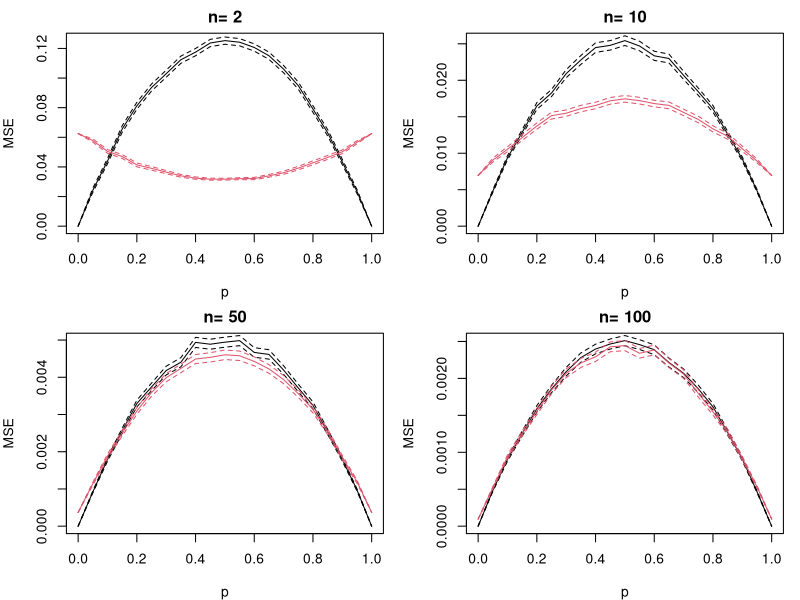
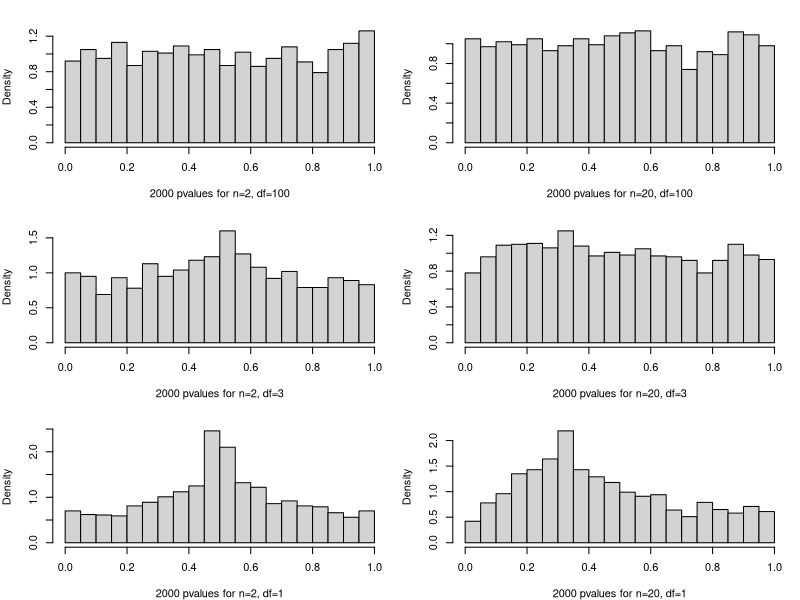
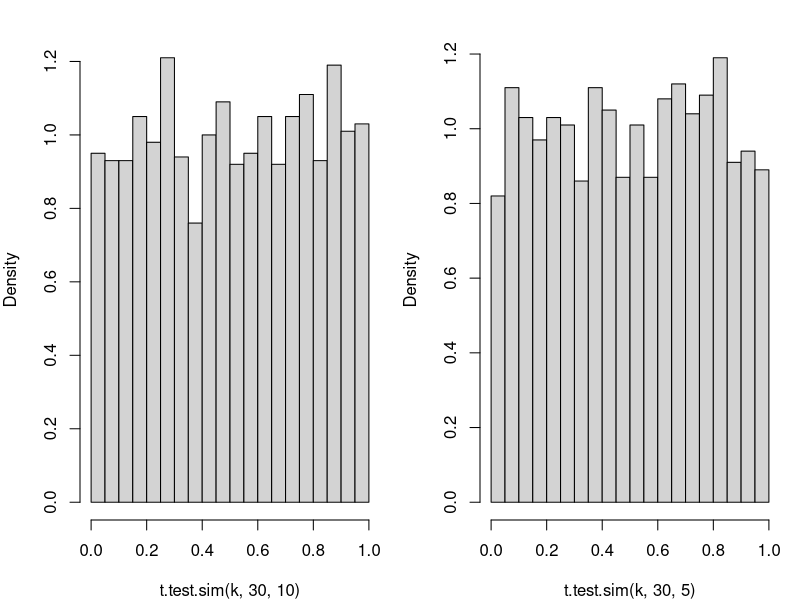
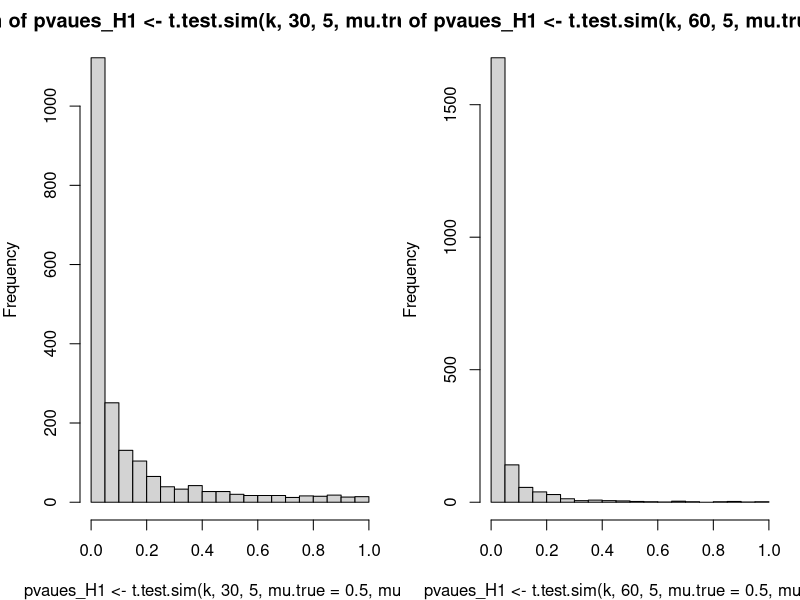
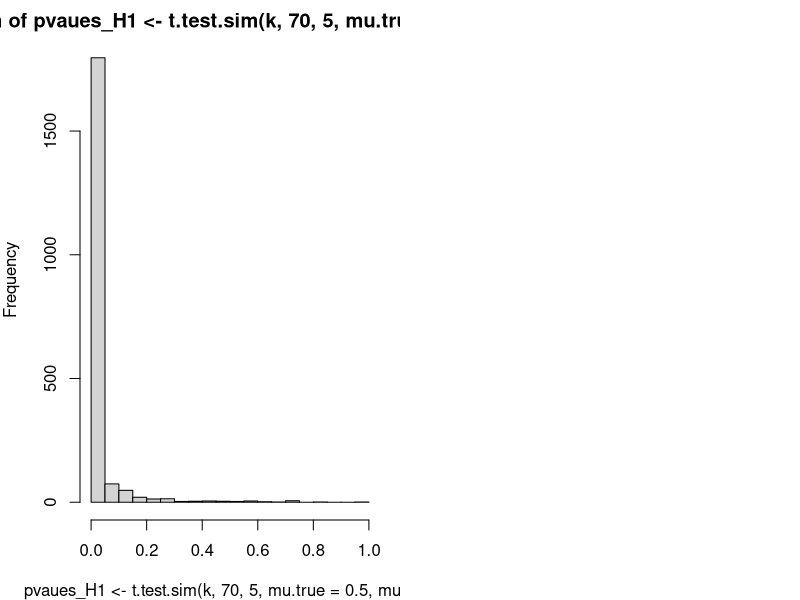
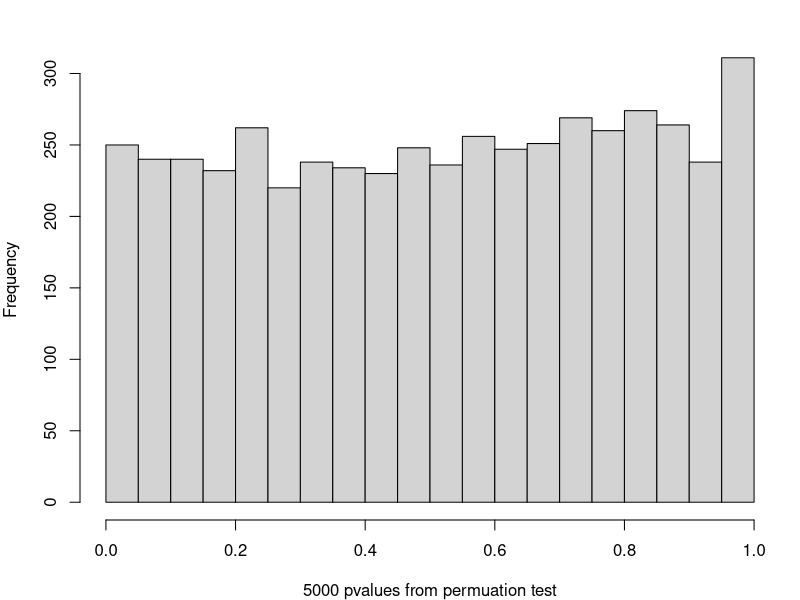
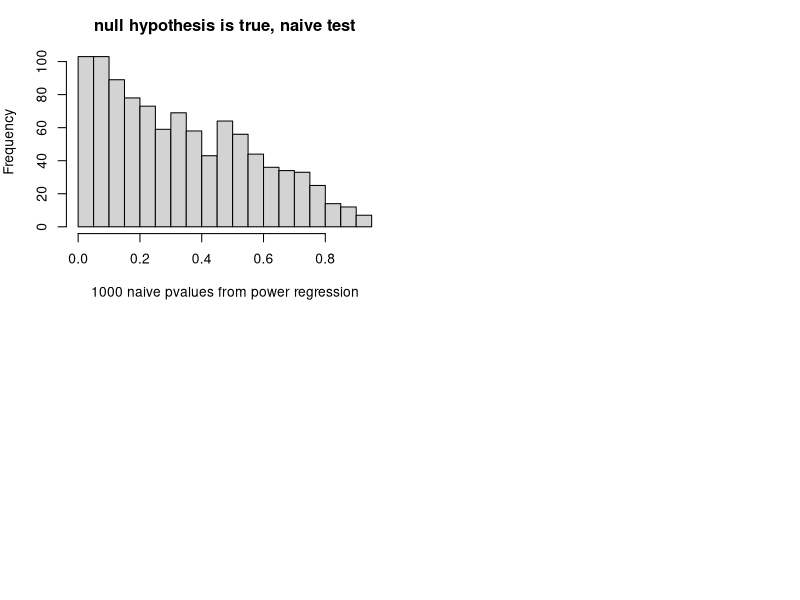

Write R code to recreate these figures, in order. (Note: a time limit stopped this script after it produced the figures.)
## use simulation to study two estimators of proportions
p_est1 <- function(x) mean(x)

p_est2 <- function(x) {
    n <- length (x)
    (sum(x) + 1) / (n+2)
}

mse_est_mc <- function(n,p,no_sim,p_est)
{
    sq_error <- rep(0, no_sim)
    for(i_sim in 1:no_sim)
    {  sq_error[i_sim] <- (p_est( rbinom(n,1,p) ) - p)^2
    }
    list(mse=mean(sq_error), sd = sqrt(var(sq_error)/no_sim) )
}


mse_p1 <- function(n,p,no_sim)
{
    sq_error <- rep(0, no_sim)
    for(i_sim in 1:no_sim)
    {  sq_error[i_sim] <- (p1_est( rbinom(n,1,p) ) - p)^2
    }
    list(mse=mean(sq_error), sd = sqrt(var(sq_error)/no_sim) )
}

mse_p2 <- function(n,p,no_sim)
{
    sq_error <- rep(0, no_sim)
    for(i_sim in 1:no_sim)
    {  sq_error[i_sim] <- (p2_est( rbinom(n,1,p) ) - p)^2
    }
    list(mse=mean(sq_error), sd = sqrt(var(sq_error)/no_sim) )
}

par( mfrow=c(2,2), mar=c(4,4,2,1) )

no_sim <- 10000

p_set <- seq(0,1,by = 0.05)

risk_est1 <- risk_est2 <- rep(0, length(p_set))
sd_risk_est1 <- sd_risk_est2 <- rep(0, length(p_set))

#############################################################################

n_set <- c(2,10,50,100)

for( n in n_set )
{
    
    for(i in 1:length(p_set) )
    {
        output_est <- mse_est_mc(n=n,p=p_set[i],no_sim=no_sim,p_est1)
        risk_est1[i] <- output_est$mse
        sd_risk_est1[i] <- output_est$sd
        
        output_est <- mse_est_mc(n=n,p=p_set[i],no_sim=no_sim,p_est2)
        risk_est2[i] <- output_est$mse
        sd_risk_est2[i] <- output_est$sd
        
    }
    
    plot(p_set, risk_est1,type="l", 
         xlab="p",ylab="MSE",main=paste("n=",n))
    points(p_set, risk_est1 + 1.96*sd_risk_est1,type="l",lty=2)
    points(p_set, risk_est1 - 1.96*sd_risk_est1,type="l",lty=2)
    
    points(p_set, risk_est2,type="l",col=2)
    points(p_set, risk_est2 + 1.96*sd_risk_est2,type="l",lty=2,col=2)
    points(p_set, risk_est2 - 1.96*sd_risk_est2,type="l",lty=2,col=2)
    
}

## using simulation to study t-test on non-normal observations

# SIMULATE T TESTS ON DATA FROM A T DISTRIBUTION.  Simulates k data
# sets, each consisting of n data points that are drawn independently
# from the t distribution with df degrees of freedom.  For each data
# set, the p-value for a two-sided t test of the null hypothesis that
# the mean is mu (default 0) is computed.  The value returned by this
# function is the vector of these k p-values.

t.test.sim <- function (N, n, df, mu.true =0, mu=0)
{
    pvalues <- numeric(N)
    
    for (i in 1:N)
    { x <- rt (n, df) + mu.true
    pvalues[i] <- t.test.pvalue(x,mu)
    }
    
    pvalues
}


# FIND THE P-VALUE FOR A TWO-SIDED T TEST.  The data is given by the first
# argument, x, which must be a numeric vector.  The mean under the null 
# hypothesis is given by the second argument, mu, which defaults to zero.
#
# Note:  This function is just for illustrative purposes.  The p-value
# can be obtained using the built-in t.test function with the expression:
# 
#     t.test(x,mu=mu)$p.value

t.test.pvalue <- function (x, mu=0)
{ 
    if (!is.numeric(x) || !is.numeric(mu) || length(mu)!=1)
    { stop("Invalid argument")
    }
    
    n <- length(x)
    
    if (n<2)
    { stop("Can't do a t test with less than two data points")
    }
    
    t <- (mean(x)-mu) / sqrt(var(x)/n)
    
    2 * pt (-abs(t), n-1)
}

par (mfrow=c(3,2))

# Tests with 100 degrees of freedom, with 2 and 20 data points.

k <- 2000

bins <- 20

hist (t.test.sim(k,2,100), nclass=bins, prob=T, 
      main="", xlab=paste(k,"pvalues for n=2, df=100"))

hist (t.test.sim(k,20,100), nclass=bins, prob=T, 
      main="", xlab=paste(k,"pvalues for n=20, df=100"))

# Tests with 3 degrees of freedom, with 2 and 20 data points.

hist (t.test.sim(k,2,3), nclass=bins, prob=T, 
      main="", xlab=paste(k,"pvalues for n=2, df=3"))

hist (t.test.sim(k,20,3), nclass=bins, prob=T, 
      main="", xlab=paste(k,"pvalues for n=20, df=3"))

# Tests with 1 degree of freedom, with 2 and 20 data points.

hist (t.test.sim(k,2,1), nclass=bins, prob=T, 
      main="", xlab=paste(k,"pvalues for n=2, df=1"))

hist (t.test.sim(k,20,1), nclass=bins, prob=T, 
      main="", xlab=paste(k,"pvalues for n=20, df=1"))

par (mfrow = c(1,2))
hist (t.test.sim(k,30,10), nclass=bins, prob=T, 
      main="")

hist (t.test.sim(k,30,5), nclass=bins, prob=T, 
      main="")

par (mfrow = c(1,2))
## find power of a test
hist(pvaues_H1 <- t.test.sim(k,30,5, mu.true = 0.5, mu = 0 ), nclass = 20)
mean (pvaues_H1 < 0.05)

hist(pvaues_H1 <- t.test.sim(k,60,5, mu.true = 0.5, mu = 0 ), nclass = 20)
mean (pvaues_H1 < 0.05)


hist(pvaues_H1 <- t.test.sim(k,70,5, mu.true = 0.5, mu = 0 ), nclass = 20)
mean (pvaues_H1 < 0.05)

## using simulation to study the permuation test

# COMPUTE THE P-VALUE FOR A PERMUTATION TEST OF CORRELATION.  Tests the null
# hypothesis that the the vectors x and y are independent, versus the 
# alternative that they are correlated (either positively or negatively).
# The vectors x and y are given as the first and second arguments; they
# must be of equal length.
#
# The p-value returned is computed by simulating permutations of how the
# elements of the vectors are paired up, with the simulation sample 
# size being given as the third argument, n, which defaults to 999.  The 
# p-values returned are integer multiples of 1/(n+1), and have the property 
# that if the null hypothesis is true, the probability of obtaining a p-value 
# of k/(n+1) or smaller is equal to k/(n+1), unless there is exact equality 
# for the correlations obtained with different permutations, in which case the
# probability may differ slightly from this.

perm.cor.test <- function (x, y, n=999)
{ 
    real.abs.cor <- abs(cor(x,y))
    
    number.as.big <- 0
    for (i in 1:n)
    { if (abs(cor(x,sample(y))) >= real.abs.cor)
    { number.as.big <- number.as.big + 1
    }
    }
    
    (number.as.big + 1) / (n + 1)
}


# TEST ON NORMALLY-DISTRIBUTED DATA, COMPARED TO TEST BASED ON NORMAL DIST.

test.perm.norm <- function(no.sim,no.perm)
{
    pvalue <- rep(0,no.sim)
    
    for(i in 1:no.sim)
    {
        x <- rnorm(20)
        y <- rnorm(20)
        
        pvalue[i] <- perm.cor.test(x,y,no.perm)
    }   
    
    pvalue
}


pv <- test.perm.norm(5000,100)
par (mfrow = c(1,1))
hist(pv,20, xlab="5000 pvalues from permuation test",main="")

############## using simulation to study a power regression test ###############
## note that this is very time consuming

# REGRESSION USING BEST POWER TRANSFORMATION.  Takes as arguments a
# vector of predictor values and a vector of response values (of equal
# length).  The predictor values must be non-negative.  Finds the
# power transformation for the predictors that produces the highest
# correlation (in absolute value) with the response, chosing the power
# from the powers argument (which defaults to seq(0.1,2.0,by=0.1).
# Returns the pvalue

pvalue.lm.pow <- function (x, y, powers=seq(0.1,4.0,by=0.1))
{
    if (!is.vector(x,"numeric") || !is.vector(y,"numeric") 
        || length(x)!=length(y))
    { stop("Arguments should be numeric vectors of equal length")
    }
    
    if (any(x<0))
    { stop("Predictors must be non-negative")
    }
    
    n <- length(x)
    
    # Find the power that produces the highest correlation with the response.
    
    best.r <- 0
    
    for (p in powers)
    { r <- cor(x^p,y)
    if (abs(r)>=abs(best.r))
    { power <- p
    best.r <- r
    }
    }
    
    # Return the best power and the linear model using that power.
    
    xp <- x^power
    #return naive pvalue
    coef(summary(lm(y~xp)))[2,4]
}

# TEST VALIDITY OF THE NAIVE P-VALUES.  Simulates the results of
# naively interpreting pvalues for the regression on the best
# power of the predictor variable (from pvalue.lm.pow) as a real pvalue.
# The arguments of this function are the vector of predictor variables
# to use (x), the number of datasets to simulate (N), and possible
# further arguments that are passed on to pvalue.lm.pow.  N datasets of n
# cases are generated in which x is as specified and the corresponding
# y values are generated independently from the standard normal
# distribution (without reference to x).  The result is the vector of
# N p-values obtained from the models that pvalue.lm.pow chooses for these
# datasets.  Since the null hypothesis of no relationship is true,
# these p-values should be uniformly distributed between 0 and 1, if
# they are valid.

test.lm.power <- function (x, N, ...)
{ 
    n <- length(x)
    
    # Simulate N datasets and record the naive p-value found for each.
    
    pvalues <- rep(0,N)
    
    for (k in 1:N)
    { 
        y <- rnorm(n)
        
        pvalues[k] <- pvalue.lm.pow(x,y,...)
    }
    
    # Return the vector of N p-values that were obtained.
    
    pvalues
}

# FIND PERMUTATION PVALUE FOR REGRESSION USING BEST POWER TRANSFORM.
# Takes as arguments the vectors of predictors (x) and responses (y),
# as for pvalue.lm.pow, the number of permutations to use in finding the
# p-value (default is 999), and possible further arguments that are
# passed on to pvalue.lm.pow.  Returns the p-value from the permutation
# test, which is (roughly) the fraction of times that reg.pow applied
# to a randomly shuffled data sets gives a smaller p-value than reg.pow
# gives when applied to the actual dataset.  In detail, the pvalue is
# (count+1)/(perms+1), with count being the number of smaller p-values
# obtained from permuted datasets.  If the null hypothesis of no
# relationship is true, these p-values will be uniformly distributed
# over the possible values (ie, roughly uniform between 0 and 1).

pvalue.perm.lm.pow <- function (x, y, perms=999, ...)
{
    # Find the naive p-value using pvalue.lm.pow for the actual data.
    
    actual <- pvalue.lm.pow(x,y,...)
    
    # Count how many times pvalue.lm.pow applied to a random permutation finds 
    # a model with as small a naive p-value as for the actual data.
    
    count <- 0
    
    for (k in 1:perms)
    { pvalue <- pvalue.lm.pow(x,sample(y),...)
    if (pvalue<=actual)
    { count <- count + 1
    }
    }
    
    # Return the p-value from the permutation test, based on the count found.
    
    (count+1) / (perms+2)
}

# TEST VALIDITY OF THE PERMUATION PVALUES. The method is the same as for 
#test.lm.power. When power.sim is not 0, it can be used to calculate the power
#of the test

test.perm.power <- function (x, power.sim, N=100, resid.std.dev=1, ...)
{
    n <- length(x)
    
    pvalues <- rep(0,N)
    
    for (k in 1:N)
    { y <- x^power.sim + rnorm(n,0,resid.std.dev)
    pvalues[k] <- pvalue.perm.lm.pow(x,y,...)
    }
    pvalues
}


par(mfrow=c(2,2),mar=c(4,4,3,1))

x <- exp(rnorm(20))
naive.pv <- test.lm.power(x, 1000)

hist(naive.pv,nclass=20,xlab="1000 naive pvalues from power regression",
     main="null hypothesis is true, naive test")

perm.pv <- test.perm.power(x,0,1000,perms=99)

hist(perm.pv,nclass=20,
     xlab="1000 permuation pvalues from power regression",
     main="null hypothesis is true,permutation test")

#p-value when the true power in function is 1.5
perm.pv.alt1 <- test.perm.power(x,1.5,1000,perms=49)

hist(perm.pv.alt1,nclass=20,
     xlab="1000 permuation pvalues from power regression",
     main="true relationship: y = x^1.5 + e,permutation test")


#p-value when the true power in function is 0.5
perm.pv.alt2 <- test.perm.power(x,0.5,1000,perms=49)

hist(perm.pv.alt2,nclass=20,
     xlab="1000 permuation pvalues from power regression",
     main="true relationship: y = x^0.5 + e, permutation test")
